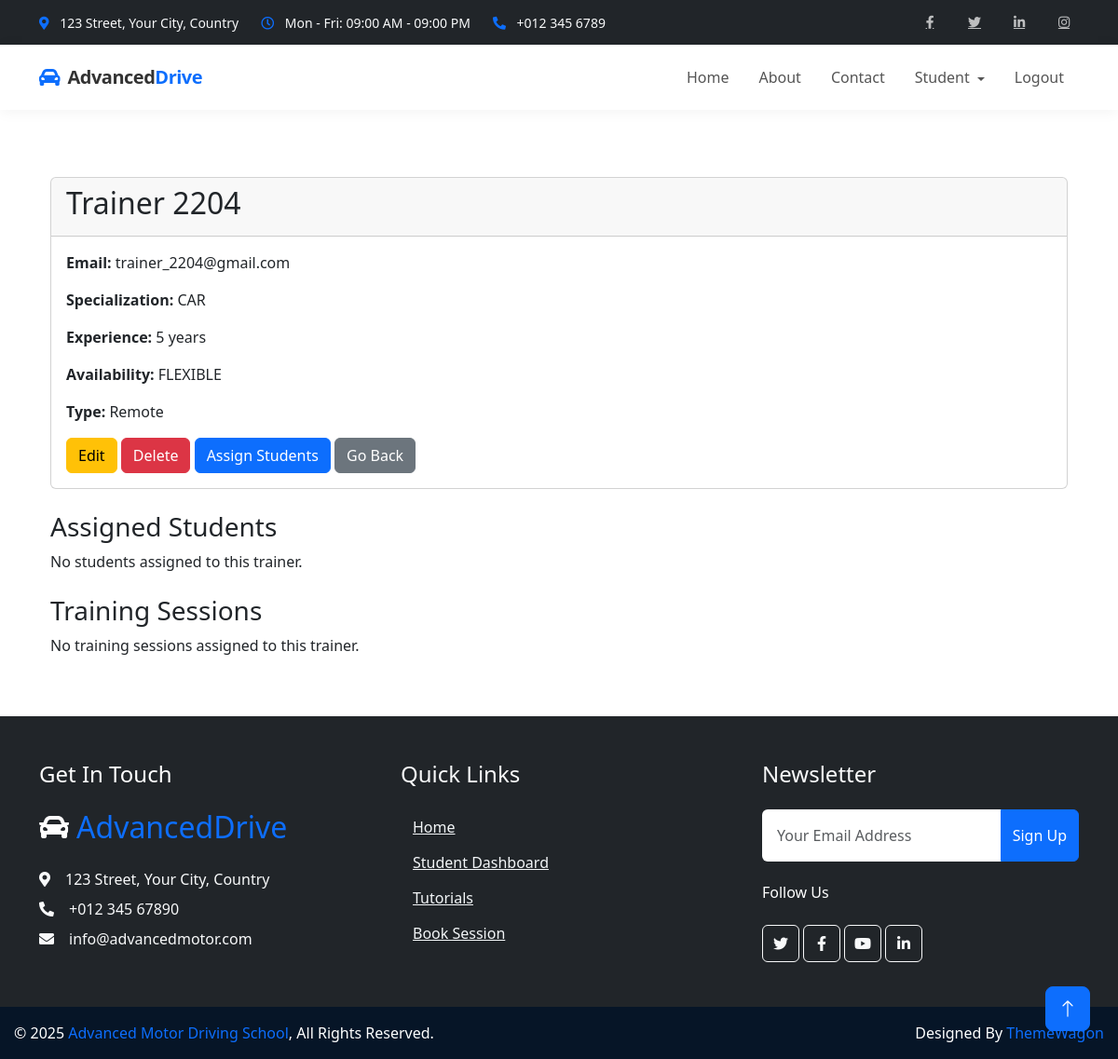
The app's page /trainer/5/ (signed in), older data.
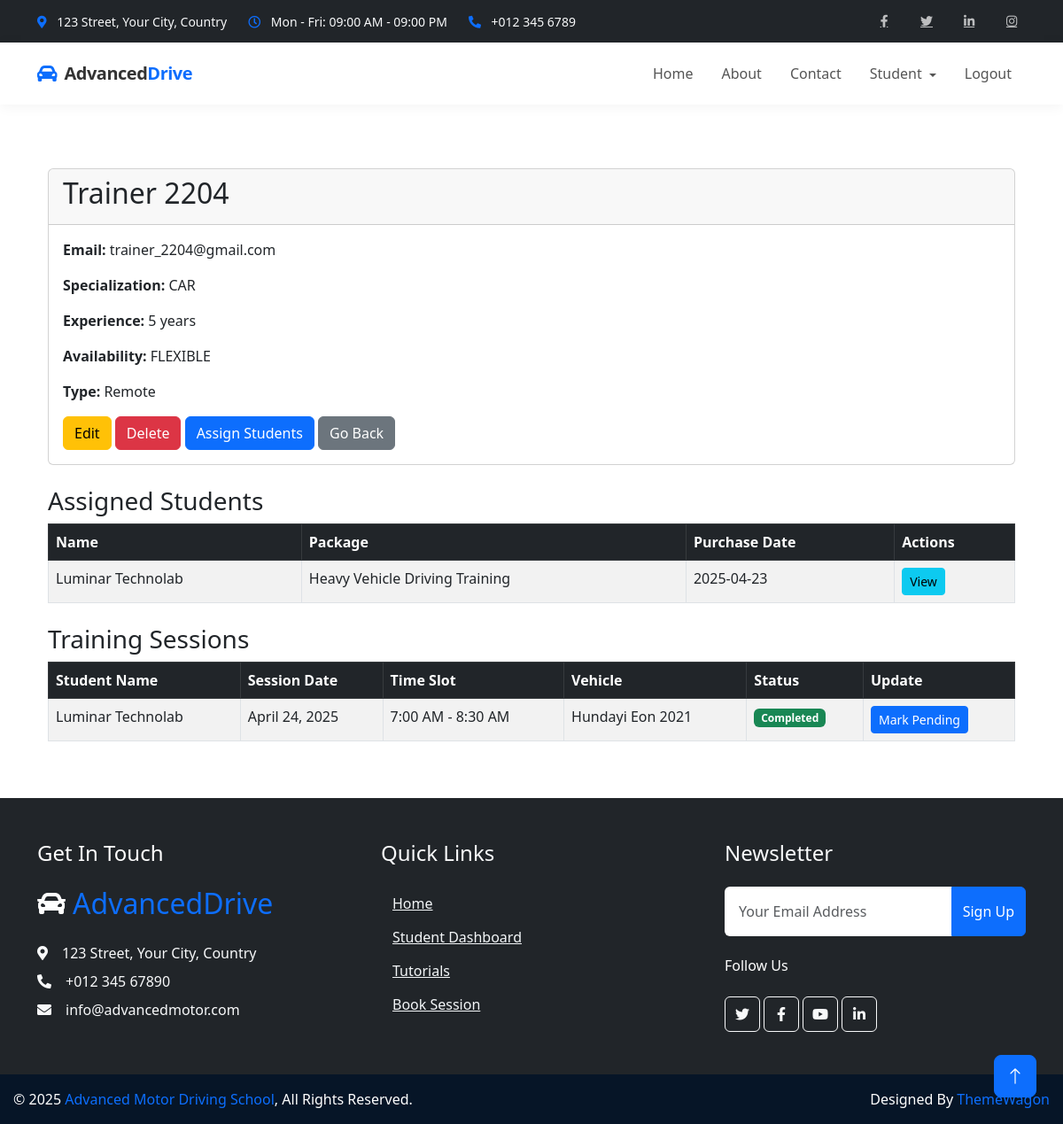
The same page, newer data.
### students/models.py (models this page shows, shortened)
class TrainingSession(models.Model):
    TIME_SLOTS = (
        ('7:00 AM - 8:30 AM', '7:00 AM - 8:30 AM'),
        ('9:00 AM - 10:30 AM', '9:00 AM - 10:30 AM'),
        ('11:00 AM - 12:30 PM', '11:00 AM - 12:30 PM'),
        ('1:00 PM - 2:30 PM', '1:00 PM - 2:30 PM'),
        ('3:00 PM - 4:30 PM', '3:00 PM - 4:30 PM'),
        ('5:00 PM - 6:30 PM', '5:00 PM - 6:30 PM'),
    )
    student = models.ForeignKey(Student, on_delete=models.CASCADE, related_name='sessions')
    trainer = models.ForeignKey(Trainer, on_delete=models.CASCADE, related_name='sessions_trainer', null=True, blank=True)
    vehicle = models.ForeignKey(Vehicle, on_delete=models.CASCADE, related_name='sessions_vehicle', null=True, blank=True)
    student_package = models.ForeignKey(StudentPackage, on_delete=models.CASCADE, null=True, blank=True)
    session_date = models.DateField()
    time_slot = models.CharField(max_length=20, choices=TIME_SLOTS)
    completed = models.BooleanField(default=False)
    notes = models.TextField(blank=True, null=True)
    class Meta:
        unique_together = [
            ('trainer', 'session_date', 'time_slot'),
            ('student', 'session_date', 'time_slot')  # ✅ Optional but useful
        ]

class Student(models.Model):
    STUDENT_TYPES = (
        ('local', 'Local Student'),
        ('remote', 'Remote Student'),
    )
    user = models.OneToOneField(
        settings.AUTH_USER_MODEL,
        on_delete=models.CASCADE,
        related_name='student_profile'
    )
    trainer = models.ForeignKey(
        Trainer,
        on_delete=models.CASCADE,
        null=True,
        blank=True,
        related_name='student_set'
    )
    vehicle = models.ForeignKey(
        Vehicle,
        on_delete=models.CASCADE,
        null=True,
        blank=True,
        related_name='student_assignments'
    )
    address = models.TextField()
    phone_number_validator = RegexValidator(regex=r'^\+?\d{10,15}$', message="Phone number must be in a valid format.")
    phone_number = models.CharField(max_length=15, validators=[phone_number_validator])
    emergency_contact = models.CharField(max_length=15, blank=True, null=True, validators=[phone_number_validator])
    student_type = models.CharField(max_length=10, choices=STUDENT_TYPES, default='local')
    registration_date = models.DateTimeField(auto_now_add=True)
    has_purchased_session = models.BooleanField(default=False)

class StudentPackage(models.Model):
    student = models.ForeignKey(Student, on_delete=models.CASCADE, related_name='packages')
    package = models.ForeignKey(TrainingPackage, on_delete=models.CASCADE)
    purchase_date = models.DateTimeField(auto_now_add=True)
    payment_status = models.BooleanField(default=False)
    remaining_sessions = models.PositiveIntegerField()
    has_booked_slot = models.BooleanField(default=False,null=True,blank=True)  # ✅ Add this line

class TrainingPackage(models.Model):
    course = models.ForeignKey(Course, on_delete=models.CASCADE, related_name='packages',null=True, blank=True)
    name = models.CharField(max_length=100)
    description = models.TextField()
    vehicle_type = models.CharField(max_length=10, choices=Vehicle.VEHICLE_TYPES)
    sessions = models.PositiveIntegerField()
    price = models.DecimalField(max_digits=10, decimal_places=2)

### vehicles/models.py (models this page shows, shortened)
class Vehicle(models.Model):
    VEHICLE_TYPES = (
        ('CAR', 'Car'),
        ('SCOOTY', 'Scooty'),
        ('OTHER', 'Other'),
        ('HEAVY','HEAVY'),
        ('SCOOTY&CAR','SCOOTY & CAR')
    )
    vehicle_number = models.CharField(max_length=20, unique=True)
    make = models.CharField(max_length=50)
    model = models.CharField(max_length=100)
    vehicle_type = models.CharField(max_length=10, choices=VEHICLE_TYPES)
    purchased_year = models.PositiveIntegerField()
    registration_expiry = models.DateField(null=True, blank=True)
    insurance_expiry = models.DateField(null=True, blank=True)
    seating_capacity = models.PositiveIntegerField(default=2)
    last_service_date = models.DateField(null=True, blank=True)
    next_service_due = models.DateField(null=True, blank=True)
    odometer_reading = models.PositiveIntegerField(default=0)
    is_active = models.BooleanField(default=True)
    created_at = models.DateTimeField(auto_now_add=True)
    updated_at = models.DateTimeField(auto_now=True)

### trainers/views.py (the view, shortened to what this page needs)
# urls.py: path('<int:trainer_id>/', views.trainer_detail, name='trainer_detail'),
@login_required
def trainer_detail(request, trainer_id):
    trainer = get_object_or_404(Trainer, id=trainer_id)
    assigned_sessions = TrainingSession.objects.filter(trainer=trainer).select_related('student__user', 'vehicle', 'student_package')
    unique_students = {}
    for session in assigned_sessions:
        if session.student.id not in unique_students:
            unique_students[session.student.id] = session
    return render(request, 'trainers/trainer_detail.html', {
        'trainer': trainer,
        'assigned_sessions': assigned_sessions,
        'unique_students': unique_students.values(),
    })

### trainers/templates/trainers/trainer_detail.html (shortened to what this page needs)
{% extends 'base.html' %}
{% block content %}
<div class="container mt-4">
    <div class="card">
        <div class="card-header">
            <h2>{{ trainer.user.get_full_name }}</h2>
        </div>
        <div class="card-body">
            <p><strong>Email:</strong> {{ trainer.user.email }}</p>
            <p><strong>Specialization:</strong> {{ trainer.specialization }}</p>
            <p><strong>Experience:</strong> {{ trainer.experience }} years</p>
            <p><strong>Availability:</strong> {{ trainer.availability }}</p>
            <p><strong>Type:</strong> {% if trainer.is_remote %}Remote{% else %}Local{% endif %}</p>
            <div class="mt-3">
                <a href="{% url 'trainers:trainer_update' trainer.id %}" class="btn btn-warning">Edit</a>
                <a href="{% url 'trainers:trainer_delete' trainer.id %}" class="btn btn-danger">Delete</a>
                <a href="{% url 'trainers:students_to_assign' trainer.id %}" class="btn btn-primary">Assign Students</a>
                <a href="{% url 'admins:manage_trainers' %}" class="btn btn-secondary">Go Back</a>
            </div>
        </div>
    </div>
    <div class="mt-4">
        <h3>Assigned Students</h3>
        {% if unique_students %}
        <table class="table table-bordered table-striped">
            <thead class="table-dark">
                <tr>
                    <th>Name</th>
                    <th>Package</th>
                    <th>Purchase Date</th>
                    <th>Actions</th>
                </tr>
            </thead>
            <tbody>
                {% for sp in unique_students %}
                    <tr>
                        <td>{{ sp.student.user.get_full_name }}</td>
                        <td>{{ sp.student_package.package.name }}</td>
                        <td>{{ sp.student_package.purchase_date|date:"Y-m-d" }}</td>
                        <td>
                            <a href="{% url 'students:student_detail' sp.student.id %}" class="btn btn-sm btn-info">View</a>
                        </td>
                    </tr>
                {% endfor %}
            </tbody>
        </table>
        {% else %}
        <p>No students assigned to this trainer.</p>
        {% endif %}
    </div>
<div class="mt-4">
    <h3>Training Sessions</h3>
    {% if assigned_sessions %}
    <table class="table table-bordered table-striped">
        <thead class="table-dark">
            <tr>
                <th>Student Name</th>
                <th>Session Date</th>
                <th>Time Slot</th>
                <th>Vehicle</th>
                <th>Status</th>
                <th>Update</th>
            </tr>
        </thead>
        <tbody>
            {% for session in assigned_sessions %}
            <tr>
                <td>{{ session.student.user.get_full_name }}</td>
                <td>{{ session.session_date }}</td>
                <td>{{ session.get_time_slot_display }}</td>
                <td>{{ session.vehicle.make }} {{ session.vehicle.model }}</td>
                <td>
                    {% if session.completed %}
                        <span class="badge bg-success">Completed</span>
                    {% else %}
                        <span class="badge bg-warning">Pending</span>
                    {% endif %}
                </td>
                <td>
                    <form method="post" action="{% url 'trainers:trainer_detail' trainer.id %}">
                        <button type="submit" class="btn btn-sm btn-primary">
                            {% if session.completed %} Mark Pending {% else %} Mark Completed {% endif %}
                        </button>
                    </form>
                </td>
            </tr>
            {% endfor %}
        </tbody>
    </table>
    {% else %}
    <p>No training sessions assigned to this trainer.</p>
    {% endif %}
</div>
</div>
{% endblock %}

Row changes from the older to the newer data that the page shows:
now on this page (row edited): TrainingSession: student.user.get_full_name "Luminar Technolab", student_package.package.name "Heavy Vehicle Driving Training", student_package.purchase_date "2025-04-23", session_date "April 24, 2025", time_slot "7:00 AM - 8:30 AM", vehicle.make "Hundayi Eon", vehicle.model "2021", completed "Completed"
Text that changed along with them:
text no longer shown: "No students assigned to this trainer. No training sessions assigned to this trainer."
text now shown: "Name Package Purchase Date Actions Student Name Session Date Time Slot Vehicle Status Update"
